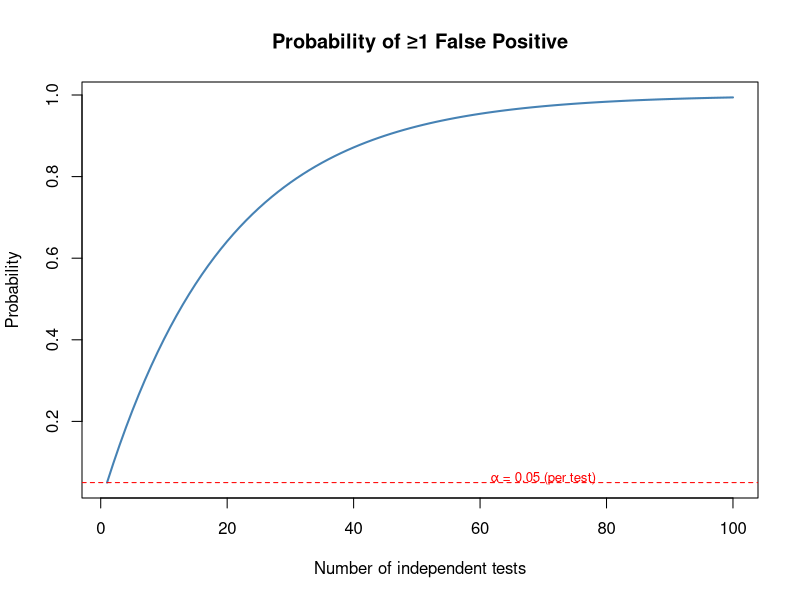
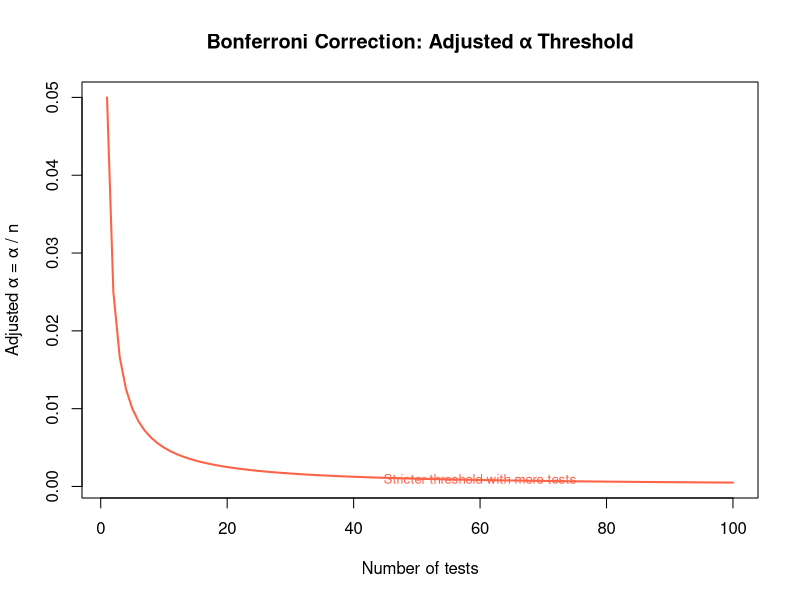

These figures' R source, in order:
# ===============================================================
# Multiple Testing & Effect Size: False Positives and Cohen's d
# ===============================================================
# Concepts:
# 1️ Multiple testing problem:
#     - Each test has a false positive rate (α = 0.05).
#     - Running many independent tests increases the chance that
#       *at least one* will be falsely significant by chance.
#       Formula: P(≥1 false positive) = 1 - (1 - α)^n_tests
#
# 2️ Bonferroni correction:
#     - To keep the familywise error rate ≈ 0.05 across n tests,
#       we use a stricter threshold α_adj = α / n_tests.
#
# 3️ Cohen’s d:
#     - A standardized measure of effect size.
#     - d = (mean₂ − mean₁) / SD_pooled
# ===============================================================

# ---------------------------------------------------------------
# 1) Multiple testing inflation
# ---------------------------------------------------------------
alpha <- 0.05
ntests <- 1:100

# Probability of getting at least one false positive
p_any <- 1 - (1 - alpha)^ntests

# Plot the familywise false-positive rate
plot(ntests, p_any, type = "l", lwd = 2, col = "steelblue",
     main = "Probability of ≥1 False Positive",
     xlab = "Number of independent tests",
     ylab = "Probability")

# Add a horizontal line at α = 0.05 for reference
abline(h = 0.05, lty = 2, col = "red")
text(70, 0.06, "α = 0.05 (per test)", col = "red", cex = 0.8)

# ---------------------------------------------------------------
# 2) Bonferroni correction (adjust α)
# ---------------------------------------------------------------
alpha_adj <- alpha / ntests

plot(ntests, alpha_adj, type = "l", lwd = 2, col = "tomato",
     main = "Bonferroni Correction: Adjusted α Threshold",
     xlab = "Number of tests",
     ylab = "Adjusted α = α / n")

# Add a note
text(60, 0.001, "Stricter threshold with more tests", col = "tomato", cex = 0.8)

# ---------------------------------------------------------------
# 3) Effect size: Cohen's d
# ---------------------------------------------------------------
# Define a simple function for Cohen’s d between two independent groups
cohens_d <- function(x, y) {
  s1 <- sd(x); s2 <- sd(y)
  n1 <- length(x); n2 <- length(y)
  sp <- sqrt(((n1 - 1) * s1^2 + (n2 - 1) * s2^2) / (n1 + n2 - 2))  # pooled SD
  (mean(y) - mean(x)) / sp
}

# Simulate two groups: example reaction times (ms)
set.seed(3)
groupA <- rnorm(50, mean = 300, sd = 80)   # control
groupB <- rnorm(50, mean = 270, sd = 80)   # treated group: 30 ms faster

# Compute and print effect size
d <- cohens_d(groupA, groupB)
print(paste("Cohen's d =", round(d, 3)))

# ---------------------------------------------------------------
# 4) Teaching interpretation
# ---------------------------------------------------------------
# - With α = 0.05, a single test has a 5% false positive risk.
# - With 20 independent tests, that risk rises to ~64%.
# - Bonferroni correction reduces the per-test α (e.g., 0.05 / 20 = 0.0025)
#   to maintain overall false positive ≈ 5%.
# - Cohen’s d helps quantify *how large* the observed difference is:
#     |d| ≈ 0.2 → small   |d| ≈ 0.5 → medium   |d| ≈ 0.8 → large
# - A significant p-value doesn’t mean the effect is important —
#   always report and interpret the *effect size*.
# ===============================================================
